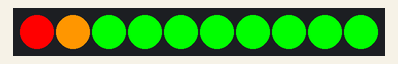
Recording of a sketch running on a simulated Arduino Uno, built with avr-gcc and run on an emulated ATmega328P. Shown: 10 RGB LEDs in strip order, left to right.

Above: at 0.1 s.
At 1.1 s:
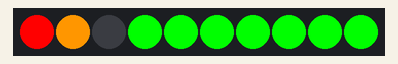
At 4.1 s:
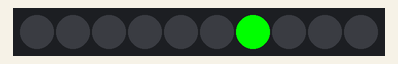
At 5.1 s:
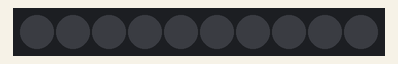

The sketch:

Toggle.ino
```cpp
/*
Grove LED Bar - Toggle Example
This example will show you how to use toggleLed() function of this library.
The function lets you set a single led to the opposite of it's current value.

Ported for MSP-EXP430F5529, TM4c123 (Tiva C), and cc3200 LaunchPad By Cameron P. LaFollette

 ***IMPORTANT*** If using cc3200 LaunchPad, place a jumper wire from
 BoosterPack pin 31 to 36 and a wire from pin 29 to 35,
 then change Grove_LED_Bar bar(35, 36, 0) to (29, 31, 0)

*/

#include <Grove_LED_Bar.h>

// Arduino Clock pin, Data pin, Orientation
// Grove_LED_Bar bar(9, 8, 0); // Clock pin, Data pin, Orientation

// LaunchPad Clock pin, Data pin, Orientation
Grove_LED_Bar bar(35, 36, 0);  // for cc3200 change to Grove_LED_Bar bar(29, 31, 0);

void setup()
{
  // nothing to initialize
  bar.begin();
}

void loop()
{
  // Start with all LEDs illuminated
  bar.setLevel(10);
  delay(1000);

  // Turn off LED 3
  bar.toggleLed(3);
  delay(1000);

  // Turn on LED 3
  bar.toggleLed(3);
  delay(1000);

  // Switch off all LEDs
  bar.setLevel(0);
  delay(1000);

  // Turn on LED 7
  bar.toggleLed(7);
  delay(1000);

  // Turn off LED 7
  bar.toggleLed(7);
  delay(1000);
}
```

Measured:
- by itself, everything shown: repeats every 6.0 s, in 6 steps
- what the display in image 1 shows lasts 1.0 s, from 1.0 s to 2.0 s
